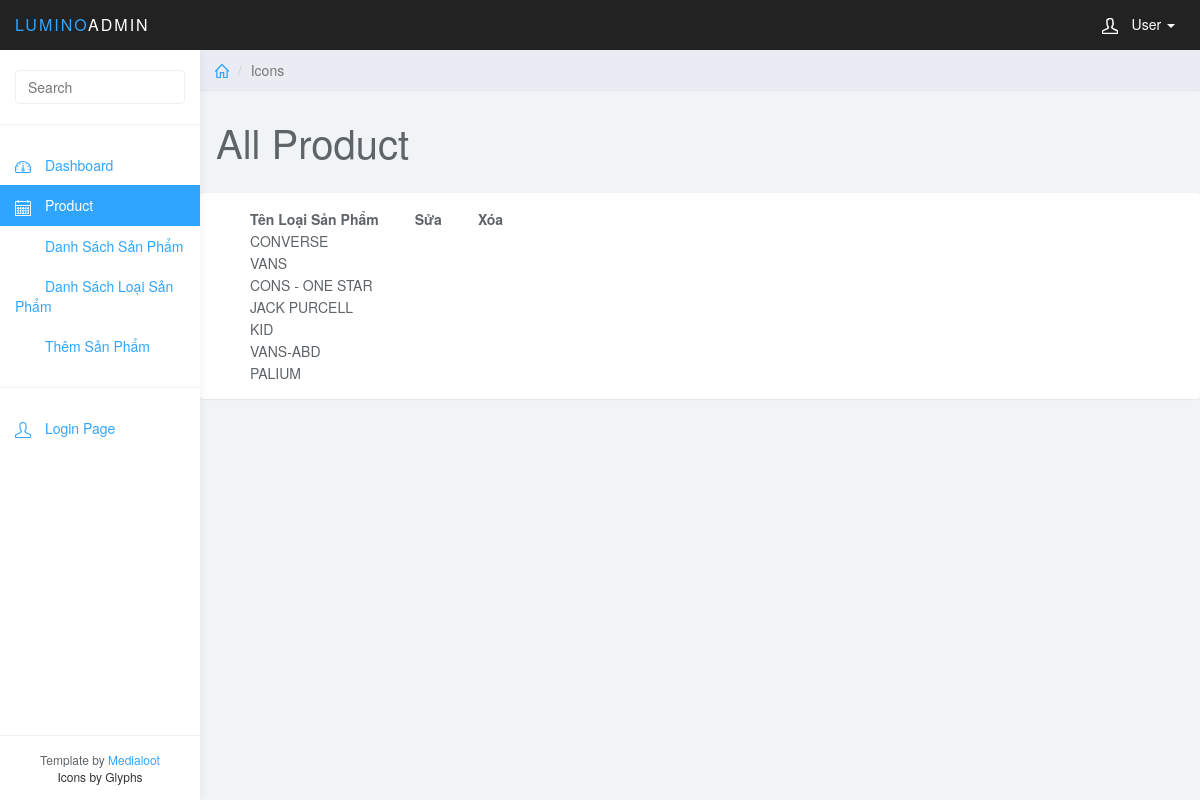
Page /php/admin/LoaiSanPham.php on the committed database.
### tables this page shows
CREATE TABLE IF NOT EXISTS `loaisanpham` (
  `IdLoai` int(11) NOT NULL AUTO_INCREMENT,
  `TenLoai` varchar(255) NOT NULL,
  `TrangThai` varchar(255) NOT NULL,
  PRIMARY KEY (`IdLoai`)
);

### php/admin/LoaiSanPham.php (the view, shortened to what this page needs)
<?php
include("header.php");
include("ketnoidb.php");
?>
	<div id="sidebar-collapse" class="col-sm-3 col-lg-2 sidebar">
		<form role="search">
			<div class="form-group">
				<input type="text" class="form-control" placeholder="Search">
			</div>
		</form>
		<ul class="nav menu">
			<li><a href="index.php"><svg class="glyph stroked dashboard-dial"><use xlink:href="#stroked-dashboard-dial"></use></svg> Dashboard</a></li>
			<li class="active"><a href="products.php"><svg class="glyph stroked calendar"><use xlink:href="#stroked-calendar"></svg>  Product</a></li>
			<li><a href="listproduct.php"><svg class="glyph stroked line-graph"></svg> Danh Sách Sản Phẩm</a></li>
			<li><a href="LoaiSanPham.php"><svg class="glyph stroked line-graph"></svg> Danh Sách Loại Sản Phẩm</a></li>
			<li><a href="ThemSanPham.php"><svg class="glyph stroked line-graph"></svg> Thêm Sản Phẩm</a></li>
			<li role="presentation" class="divider"></li>
			<li><a href="login.html"><svg class="glyph stroked male-user"><use xlink:href="#stroked-male-user"></use></svg> Login Page</a></li>
		</ul>
		<div class="attribution">Template by <a href="http://www.medialoot.com/item/lumino-admin-bootstrap-template/">Medialoot</a><br/><a href="http://www.glyphs.co" style="color: #333;">Icons by Glyphs</a></div>
	</div>
	<div class="col-sm-9 col-sm-offset-3 col-lg-10 col-lg-offset-2 main">
		<div class="row">
			<ol class="breadcrumb">
				<li><a href="#"><svg class="glyph stroked home"><use xlink:href="#stroked-home"></use></svg></a></li>
				<li class="active">Icons</li>
			</ol>
		</div>
<div id="page-wrapper">
 <div class="row
                <div class="col-lg-3">
                    <h1 class="page-header">All Product</h1>
                </div>
            </div>
            <div class="row">
                <div class="col-lg-12" style="padding: inherit;">
                    <div class="panel panel-default">
						<div class="panel-body">
							<div class="table-responsive">
							<table id="table_id" class="display">
								<thead>
									<tr>
										<th>Tên Loại Sản Phẩm</th>
										<th>Sửa</th>
										<th>Xóa</th>
									</tr>
								</thead>
								<tbody>
									<?php
										$sql = "SELECT * FROM loaisanpham ";
										$result = $conn->query($sql);
										if($result->num_rows > 0)
										{
											while($rows = $result->fetch_assoc())
											{?>
												<tr>
													<td><?=$rows['TenLoai']?></td>
													<td><a href="editproduct.php?id_product=<?=$rows['IdLoai']?>" class='status bg-blue'><i class="fa fa-edit white"></i></a></td>
													<td><a href="#" class='status bg-red'><i class="fa fa-trash white"></i></a></td>
												</tr>
											<?php
											}
										}
									?>
								</tbody>
							</table>
							</div>
						</div>
						</div>
                    </div>
                </div>
            </div>
        All Type Product</h1>

### php/admin/csss/styles.css (style rules this page uses)
body { background: #f1f4f7; padding-top: 50px; color: #5f6468; }
a, a:hover, a:focus { color: #30a5ff; }
h1, h2, h3, h4, h5, h6 { color: #5f6468; }
h1 { font-weight: 300; font-size: 40px; }
.form-control { border: 1px solid #eee; box-shadow: none; }
.panel { border: 0; }
.sidebar { display: block; background-color: #fff; padding: 0; display: none; }
.sidebar form { padding: 20px 15px 5px 15px; border-bottom: 1px solid #eee; margin-bottom: 20px; }
@media (min-width: 768px) { .sidebar { display: block; position: fixed; top: 50px; bottom: 0; left: 0; z-index: 1000; display: block; margin: 0; padding: 0; overflow-x: hidden; overflow-y: auto; background-color: #fff; box-shadow: 1px 0px 10px rgba(0, 0, 0, .05); } }
.sidebar ul.nav .active a, .sidebar ul.nav li.parent a.active, .sidebar ul.nav .active > a:hover, .sidebar ul.nav li.parent a.active:hover, .sidebar ul.nav .active > a:focus, .sidebar ul.nav li.parent a.active:focus { color: #fff; background-color: #30a5ff; }
.sidebar ul.nav li.divider { border-bottom: 1px solid #eee; margin: 20px 0; }
.sidebar .attribution { position: absolute; bottom: 0px; width: 100%; padding: 15px; text-align: center; border-top: 1px solid #eee; font-size: 12px; }
.breadcrumb { border-radius: 0; padding: 10px 15px; background: #e9ecf2; box-shadow: 0 1px 1px rgba(0, 0, 0, .05); margin: 0 ; }
h1.page-header { margin-top: 30px; border-bottom: 0; margin-left:16px; }
.sidebar .glyph, .user-menu .glyph { height: 16px; width: 16px; margin: 0 10px 0 0; stroke-width: 3px; }
.breadcrumb .glyph { height: 14px; width: 14px; margin: -2px 0 0 0; stroke-width: 4px; }

### rows in the picture
loaisanpham: TenLoai "CONVERSE"
loaisanpham: TenLoai "VANS"
loaisanpham: TenLoai "CONS - ONE STAR"
loaisanpham: TenLoai "JACK PURCELL"
loaisanpham: TenLoai "KID"
loaisanpham: TenLoai "VANS-ABD"
loaisanpham: TenLoai "PALIUM"
